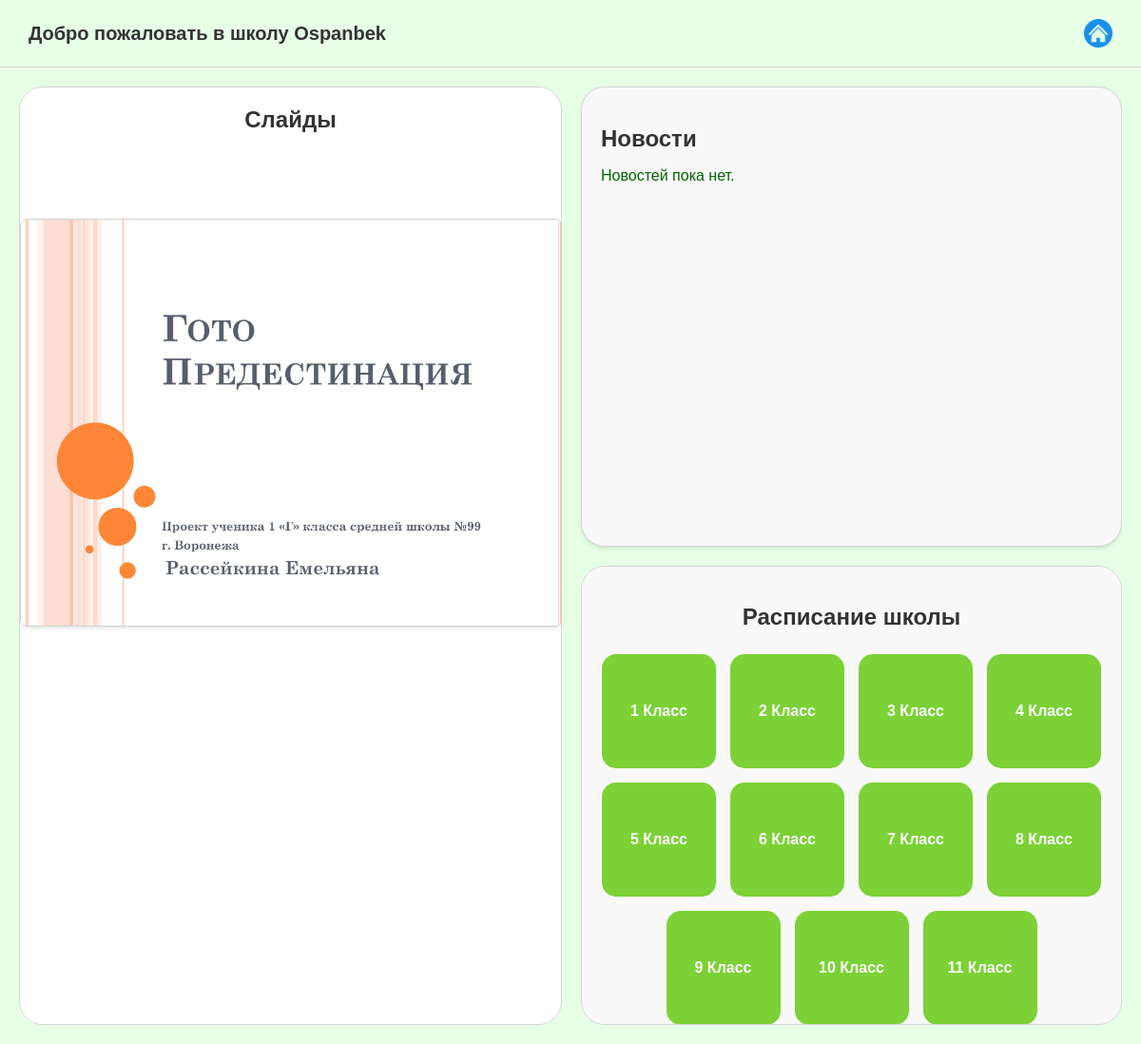
The app's page / (signed in) with its own data.
### school/models.py (models this page shows, shortened)
class PowerPointSlide(models.Model):
    title = models.CharField(max_length=255)
    slide = models.ImageField(upload_to='slides/')
    order = models.IntegerField()
    created_at = models.DateTimeField(auto_now_add=True)
    school = models.ForeignKey(School, on_delete=models.CASCADE)
    class Meta:
        ordering = ['order']

class Grade(models.Model):
    school = models.ForeignKey(School, on_delete=models.CASCADE, related_name='grades')
    number = models.PositiveIntegerField(null=True)
    class Meta:
        verbose_name = "Класс"
        verbose_name_plural = "Классы"

### school/views.py (the view)
# urls.py: path('', views.grade_list, name='grade_list'),
@login_required
def grade_list(request):
    user_school = request.user.school_user.school
    grades = Grade.objects.filter(school=user_school).order_by('number')
    slides = PowerPointSlide.objects.filter(school=user_school).order_by('order')
    news = News.objects.filter(school=user_school).order_by('-created_at')
    return render(request, 'school/grade_list.html', {
        'grades': grades,
        'slides': slides,
        'news': news,
    })

### school/templates/school/grade_list.html (shortened to what this page needs)
{% load static %}
<!DOCTYPE html>
<html lang="ru">
<head>
</head>
<body>
    <div class="header">
        <div class="welcome">Добро пожаловать в школу {{ request.user }}</div>
        <a href="{% url 'custom_admin_dashboard' %}" class="admin-panel">
            <img src="{% static 'img/home-button.png' %}" alt="Админ-панель">
        </a>
    </div>
    <div class="main">
        <div class="left-panel">
            <h2>Слайды</h2>
            {% if slides %}
                <div class="slideshow">
                    {% for slide in slides %}
                        <div class="slide" {% if not forloop.first %}style="display: none;"{% endif %}>
                            <img src="{{ slide.slide.url }}"
                                 alt="Слайд {{ forloop.counter }}"
                                 style="width: 100%;
                                        max-width: 800px;
                                        height: auto;
                                        display: block;
                                        margin: 0 auto;
                                        border-radius: 8px;
                                        box-shadow: 0 2px 4px rgba(0,0,0,0.1);">
                        </div>
                    {% endfor %}
                </div>
            {% else %}
                <p>Нет доступных слайдов</p>
            {% endif %}
        </div>
        <div class="right-panel">
            <div class="news-section">
                <h2>Новости</h2>
                {% if news %}
                    <div class="news-grid">
                        {% for item in news %}
                            <div class="news-item" onclick="openNewsModal({{ item.id }});">
                                <div class="news-content">
                                    <strong>{{ item.title }}</strong>
                                    <p>{{ item.content|truncatewords:50 }}</p>
                                    {% if item.images %}
                                        <img src="{{ item.images.url }}" alt="{{ item.title }}" style="margin: 0 auto; display: block;">
                                    {% endif %}
                                </div>
                            </div>
                        {% endfor %}
                    </div>
                {% else %}
                    <p>Новостей пока нет.</p>
                {% endif %}
            </div>
            <div class="class-section">
                <h2 class="h2-class">Расписание школы</h2>
                <ul>
                    {% for grade in grades %}
                    <li> <a href="#" onclick="openSubgradeModal({{ grade.id }}, event)">
                        {{ grade.number }} Класс
                    </a></li>
                    {% endfor %}
                </ul>
            </div>
        </div>
    </div>
</body>
</html>

### school/templates/school/grade_list.html (style rules this page uses)
body { margin: 0; padding: 0; font-family: sans-serif; background: #e6ffe6; color: #006400; display: flex; flex-direction: column; height: 100vh; overflow: hidden; }
.header { display: flex; justify-content: space-between; align-items: center; background: #e6ffe6; padding: 20px 30px; border-bottom: 1px solid #d4d4d4; font-size: 20px; }
.header .welcome { color: #333; font-weight: bold; }
.header .admin-panel { display: flex; align-items: center; text-decoration: none; color: #007BFF; font-weight: bold; font-size: 16px; }
.header .admin-panel img { width: 30px; height: 30px; margin-left: 10px; transition: transform 0.3s ease; }
.main { display: flex; flex: 1; height: calc(100vh - 82px); padding: 20px 20px; }
.left-panel { flex: 1; background: #ffffff; overflow-y: auto; display: flex; flex-direction: column; align-items: center; border: 1px solid #d4d4d4; border-radius: 25px; }
.left-panel h2 { font-size: 24px; color: #333; }
.left-panel img { width: 100%; max-width: 280px; margin-bottom: 20px; border-radius: 25px; border: 1px solid #d4d4d4; }
.right-panel { flex: 1; background: #ffffff; display: flex; flex-direction: column; padding-left: 20px; background: #e6ffe6; overflow-y: auto; }
.news-section { flex: 1; margin-bottom: 20px; overflow-y: auto; border: 1px solid #d4d4d4; border-radius: 25px; padding: 20px; background: #f9f9f9; }
.news-section h2 { font-size: 24px; margin-bottom: 10px; color: #333; }
.class-section { flex: 1; overflow-y: auto; border: 1px solid #d4d4d4; border-radius: 25px; padding: 20px; background: #f9f9f9; }
.class-section h2 { font-size: 24px; margin-bottom: 25px; color: #333; text-align: center; }
ul { display: flex; flex-wrap: wrap; justify-content: center; gap: 15px; list-style: none; padding: 0; margin: 0; }
li { border-radius: 15px; width: 120px; height: 120px; background: rgb(123, 209, 53); transition: transform 0.3s ease, box-shadow 0.3s ease; cursor: pointer; }
li a { display: flex; align-items: center; justify-content: center; width: 100%; height: 100%; text-decoration: none; color: white; font-weight: bold; font-size: 16px; overflow: hidden; }
.slideshow { width: 100%; max-width: 800px; margin: 0 auto; margin-top: 50px; }
.slide { text-align: center; margin: 20px 0; }
.slide img { max-width: 100%; height: auto; border-radius: 8px; box-shadow: 0 2px 4px rgba(0,0,0,0.1); }
.news-section { padding: 20px; background: #f9f9f9; border-radius: 25px; border: 1px solid #d4d4d4; box-shadow: 0 2px 4px rgba(0, 0, 0, 0.1); cursor: pointer; transition: transform 0.2s ease, box-shadow 0.2s ease; }

### records on screen
PowerPointSlide: slide (picture)
Grade: number "1"
Grade: number "2"
Grade: number "3"
Grade: number "4"
Grade: number "5"
Grade: number "6"
Grade: number "7"
Grade: number "8"
Grade: number "9"
Grade: number "10"
Grade: number "11"

### other values on screen
{{ request.user }} "Ospanbek"
